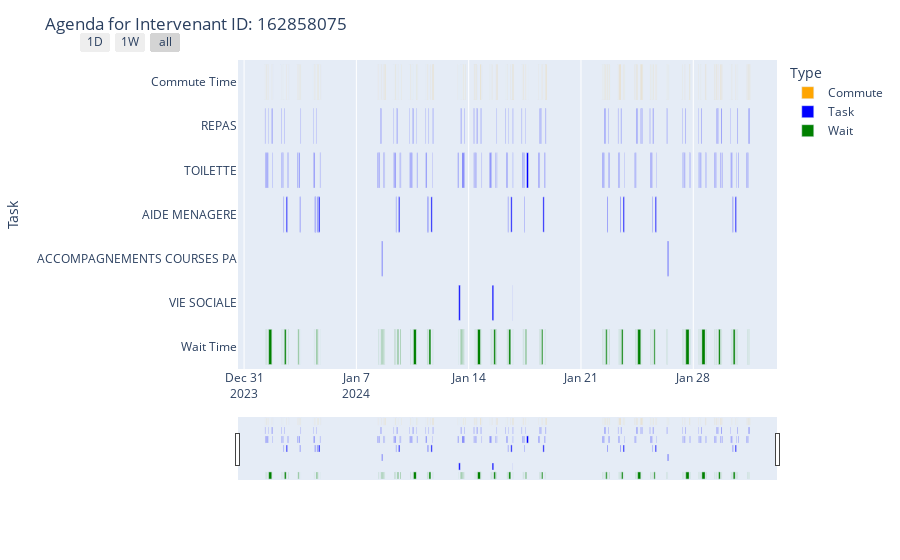

Notebook cell for this chart:
### Code cell
all_intervenant_agendas = []

for intervenant_id in jan24_df["ID Intervenant"].unique():
    intervenant_agenda_commute = plot_agenda(intervenant_id, jan24_df, commute_data_df)
    all_intervenant_agendas.append(intervenant_agenda_commute)

df_agendas = pd.concat(all_intervenant_agendas)

### Figure 1 — Plotly figure (JSON) as saved in the notebook; plotly's stock layout.template omitted (floating-point values rounded to 4 significant figures; data arrays with more than 128 entries replaced by an {"elided": "..."} marker saying what was removed)
{"data": [{"alignmentgroup": "True", "base": {"elided": "238 str values"}, "customdata": {"elided": "238x3 mixed values"}, "hovertemplate": "Type=Commute<br>Start=%{base}<br>Finish=%{x}<br>Task=%{y}<br>ID Client=%{customdata[0]}<br>Wait Time=%{customdata[1]}<br>Commute Time=%{customdata[2]}<extra></extra>", "legendgroup": "Commute", "marker": {"color": "orange", "pattern": {"shape": ""}}, "name": "Commute", "offsetgroup": "Commute", "orientation": "h", "showlegend": true, "textposition": "auto", "type": "bar", "x": {"elided": "238 float values"}, "xaxis": "x", "y": {"elided": "238 str values"}, "yaxis": "y"}, {"alignmentgroup": "True", "base": {"elided": "214 str values"}, "customdata": {"elided": "214x3 mixed values"}, "hovertemplate": "Type=Task<br>Start=%{base}<br>Finish=%{x}<br>Task=%{y}<br>ID Client=%{customdata[0]}<br>Wait Time=%{customdata[1]}<br>Commute Time=%{customdata[2]}<extra></extra>", "legendgroup": "Task", "marker": {"color": "blue", "pattern": {"shape": ""}}, "name": "Task", "offsetgroup": "Task", "orientation": "h", "showlegend": true, "textposition": "auto", "type": "bar", "x": {"elided": "214 int values"}, "xaxis": "x", "y": {"elided": "214 str values"}, "yaxis": "y"}, {"alignmentgroup": "True", "base": {"elided": "153 str values"}, "customdata": {"elided": "153x3 mixed values"}, "hovertemplate": "Type=Wait<br>Start=%{base}<br>Finish=%{x}<br>Task=%{y}<br>ID Client=%{customdata[0]}<br>Wait Time=%{customdata[1]}<br>Commute Time=%{customdata[2]}<extra></extra>", "legendgroup": "Wait", "marker": {"color": "green", "pattern": {"shape": ""}}, "name": "Wait", "offsetgroup": "Wait", "orientation": "h", "showlegend": true, "textposition": "auto", "type": "bar", "x": {"elided": "153 int values"}, "xaxis": "x", "y": {"elided": "153 str values"}, "yaxis": "y"}], "layout": {"barmode": "overlay", "legend": {"title": {"text": "Type"}, "tracegroupgap": 0}, "margin": {"t": 60}, "title": {"text": "Agenda for Intervenant ID: 162858075"}, "xaxis": {"anchor": "y", "domain": [0, 1], "rangeselector": {"buttons": [{"count": 1, "label": "1D", "step": "day", "stepmode": "backward"}, {"count": 7, "label": "1W", "step": "day", "stepmode": "backward"}, {"step": "all"}]}, "rangeslider": {"visible": true}, "type": "date"}, "yaxis": {"anchor": "x", "autorange": "reversed", "domain": [0, 1], "title": {"text": "Task"}}}}
